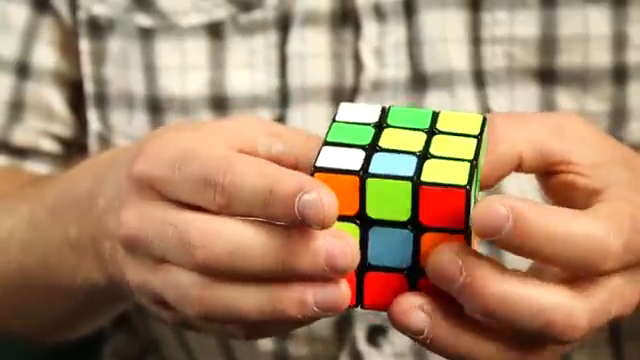
#> input picture frame 45 of Rubick.mp4, 640 x 360 px
$ python shapes.py   (older library calls are emulated)
#> lines starting #> are read from the running program, lines starting #| are printed output that depends on the picture; after the words box and inside, x2 and y2 are one past the last pixel; in counts of white or black regions, pixels touching at a corner belong together
import cv2
import numpy as np
# cam = cv2.VideoCapture('rubick.mp4')
cam = cv2.VideoCapture('Rubick.mp4')
kernel = np.ones((5,5),np.uint8)

def clean(a):
    a = cv2.morphologyEx(a, cv2.MORPH_OPEN, kernel)
    a = cv2.morphologyEx(a, cv2.MORPH_CLOSE, kernel)
    return a

while True:
    tf, img = cam.read()
#> img is the input picture: shape (360, 640, 3); mean B, G, R 102.9, 133.4, 165

    copy_img = img
    hsv = cv2.cvtColor(img, cv2.COLOR_BGR2HSV)
#> hsv: shape (360, 640, 3); mean H, S, V 18.3, 108.6, 167.9

    # Red color
    low_red = np.array([161, 120, 84])
    high_red = np.array([179, 255, 255])
    red = cv2.inRange(hsv, low_red, high_red)
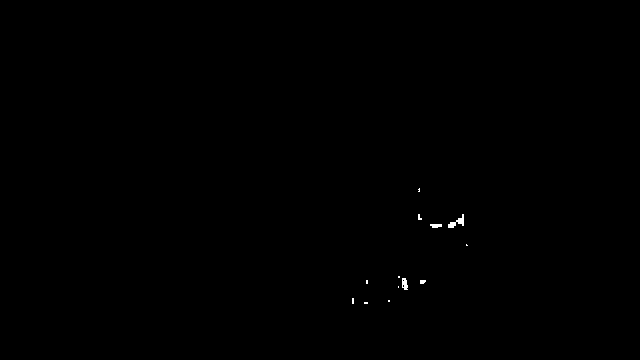
#> red: shape (360, 640); 0.12% white; 13 white regions (9 under 20 px), largest, box (x1, y1, x2, y2) and area: (448, 214, 464, 228) 92, (402, 278, 408, 290) 55, (430, 224, 442, 228) 40, (420, 280, 426, 284) 21
    red = clean(red)
#> in clean, `a = cv2.morphologyEx(a, cv2.MORPH_OPEN, kernel)`: a: shape (360, 640); 0.02% white; 1 white region, box (x1, y1, x2, y2) and area: (458, 218, 464, 224) 36

    # Blue color
    low_blue = np.array([94, 100, 20])
    high_blue = np.array([126, 255, 255])
    blue = cv2.inRange(hsv, low_blue, high_blue)
#> blue: shape (360, 640); 0.77% white; 22 white regions (18 under 20 px), largest, box (x1, y1, x2, y2) and area: (366, 230, 416, 270) 1602, (414, 156, 420, 174) 47, (366, 228, 371, 240) 27, (414, 194, 416, 208) 26
    blue = clean(blue)
#> in clean (call 2), `a = cv2.morphologyEx(a, cv2.MORPH_OPEN, kernel)`: a: shape (360, 640); 0.66% white; 1 white region, box (x1, y1, x2, y2) and area: (370, 230, 414, 268) 1527


    # Green color
    low_green = np.array([40, 152, 72])
    high_green = np.array([78, 255, 255])
    green = cv2.inRange(hsv, low_green, high_green)
#> green: shape (360, 640); 0.94% white; 59 white regions (51 under 20 px), largest, box (x1, y1, x2, y2) and area: (365, 179, 412, 221) 1748, (386, 118, 418, 131) 62, (475, 166, 480, 192) 59
    green = clean(green)
#> in clean (call 3), `a = cv2.morphologyEx(a, cv2.MORPH_OPEN, kernel)`: a: shape (360, 640); 0.75% white; 1 white region, box (x1, y1, x2, y2) and area: (366, 180, 412, 221) 1723
#> in clean (call 3), `a = cv2.morphologyEx(a, cv2.MORPH_CLOSE, kernel)`: a: shape (360, 640); 0.75% white; 1 white region, box (x1, y1, x2, y2) and area: (366, 180, 412, 221) 1725

    # Yellow color
    low = np.array([25, 130, 20])
    high = np.array([35, 255, 255])
    yellow = cv2.inRange(hsv, low, high)
#> yellow: shape (360, 640); 1% white; 46 white regions (38 under 20 px), largest, box (x1, y1, x2, y2) and area: (424, 164, 466, 182) 614, (440, 114, 480, 132) 550, (434, 136, 472, 156) 515
    yellow = clean(yellow)
#> in clean (call 4), `a = cv2.morphologyEx(a, cv2.MORPH_OPEN, kernel)`: a: shape (360, 640); 0.84% white; 5 white regions, box (x1, y1, x2, y2) and area: (425, 164, 466, 182) 582, (440, 114, 480, 132) 542, (434, 137, 472, 156) 505, (384, 132, 408, 148) 252, (336, 222, 344, 230) 56


    # Orange
    low = np.array([10, 200, 20])
    high = np.array([17, 255, 255])
    orange = cv2.inRange(hsv, low, high)
#> orange: shape (360, 640); 1.7% white; 126 white regions (92 under 20 px), largest, box (x1, y1, x2, y2) and area: (310, 166, 359, 218) 1156, (518, 251, 578, 288) 429, (549, 181, 588, 209) 267
    orange = clean(orange)
#> in clean (call 5), `a = cv2.morphologyEx(a, cv2.MORPH_OPEN, kernel)`:
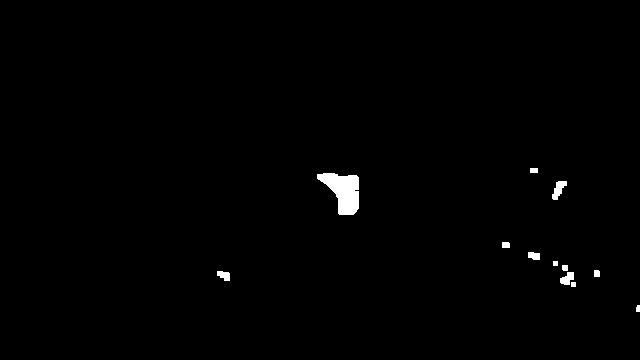
#> a: shape (360, 640); 0.77% white; 12 white regions, largest, box (x1, y1, x2, y2) and area: (317, 173, 359, 215) 1088, (552, 181, 567, 200) 156, (560, 272, 574, 285) 122
#> in clean (call 5), `a = cv2.morphologyEx(a, cv2.MORPH_CLOSE, kernel)`: a: shape (360, 640); 0.78% white; 9 white regions

    # masks = {'red':red,'blue':blue,'green':green,'yellow':yellow,'orange':orange}
    # print(masks['red'])
    _ , red_contours, _ = cv2.findContours(red, cv2.RETR_TREE, cv2.CHAIN_APPROX_SIMPLE)
#> red_contours = [[[458, 218], [458, 223], [463, 223], [463, 218]]]
    _ , blue_contours, _ = cv2.findContours(blue, cv2.RETR_TREE, cv2.CHAIN_APPROX_SIMPLE)
#> blue_contours = 1 contour; box (x1, y1, x2, y2) and area: (370, 230, 414, 268) 1452
    _ , green_contours, _ = cv2.findContours(green, cv2.RETR_TREE, cv2.CHAIN_APPROX_SIMPLE)
#> green_contours = 1 contour; box (x1, y1, x2, y2) and area: (366, 180, 412, 221) 1646
    _ , yellow_contours, _ = cv2.findContours(yellow, cv2.RETR_TREE, cv2.CHAIN_APPROX_SIMPLE)
#> yellow_contours = 5 contours; box (x1, y1, x2, y2) and area: (425, 164, 466, 182) 550, (440, 114, 480, 132) 490, (434, 137, 472, 156) 454, (384, 132, 408, 148) 216, (336, 222, 344, 230) 42
    _ , orange_contours, _ = cv2.findContours(orange, cv2.RETR_TREE, cv2.CHAIN_APPROX_SIMPLE)
#> orange_contours = 9 contours, 1 with area under 20; largest, box (x1, y1, x2, y2) and area: (317, 173, 359, 215) 1023, (553, 261, 576, 287) 174, (552, 181, 567, 200) 127, (217, 271, 230, 281) 75, (528, 252, 540, 260) 64, (502, 242, 510, 248) 34, (594, 270, 600, 277) 30, (530, 168, 538, 173) 28
    for contour in red_contours:
        epsilon = 0.01*cv2.arcLength(contour, True)
        approx = cv2.approxPolyDP(contour, epsilon, True)

        cv2.drawContours(img,[approx], -1, (0,0,255), 1)
        x,y = approx[0][0]
        cv2.putText(img, "Red", (x, y), cv2.FONT_HERSHEY_COMPLEX, 0.5, (0,0,255),1)
#> this loop made 1 pass
#> (epsilon, approx, x, y) on pass 1: (0.2, [[458, 218], [458, 223], [463, 223], [463, 218]], 458, 218)
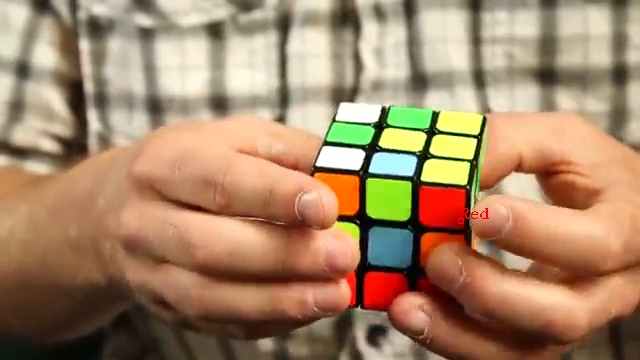
#> img: shape (360, 640, 3); 0.06% of pixels changed, all inside (x1, y1, x2, y2) = (458, 208, 489, 224)
    for contour in blue_contours:
        epsilon = 0.01*cv2.arcLength(contour, True)
        approx = cv2.approxPolyDP(contour, epsilon, True)
        cv2.drawContours(img,[approx], -1, (255,0,0), 1)
        x,y = approx[0][0]
        cv2.putText(img, "Blue", (x, y), cv2.FONT_HERSHEY_COMPLEX, 0.5, (255,0,0),1)
#> this loop made 1 pass
#> (epsilon, x, y) on pass 1: (1.54, 372, 230)
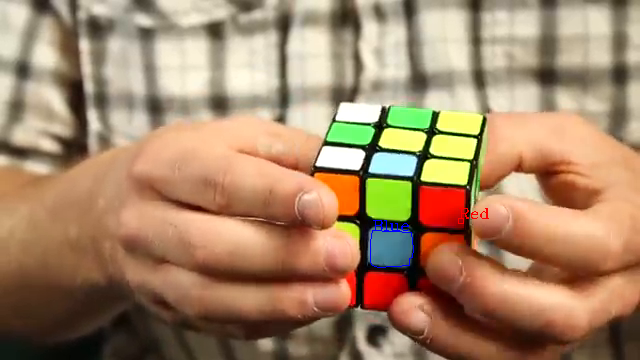
#> img: shape (360, 640, 3); 0.11% of pixels changed, all inside (x1, y1, x2, y2) = (370, 220, 414, 268)
    for contour in green_contours:
        epsilon = 0.01*cv2.arcLength(contour, True)
        approx = cv2.approxPolyDP(contour, epsilon, True)
        cv2.drawContours(img,[approx], -1, (0,255,0), 1)
        x,y = approx[0][0]
        cv2.putText(img, "Green", (x, y), cv2.FONT_HERSHEY_COMPLEX, 0.5, (0,255,0),1)
#> this loop made 1 pass
#> (epsilon, x, y) on pass 1: (1.62, 366, 182)
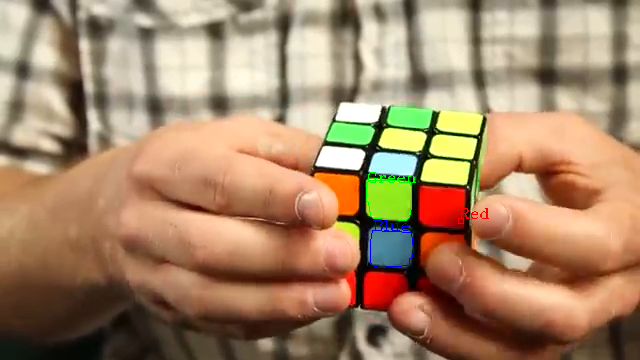
#> img: shape (360, 640, 3); 0.12% of pixels changed, all inside (x1, y1, x2, y2) = (366, 172, 416, 221)
    for contour in yellow_contours:
        epsilon = 0.01*cv2.arcLength(contour, True)
        approx = cv2.approxPolyDP(contour, epsilon, True)
        cv2.drawContours(img,[approx], -1, (6,248,255), 1)
        x,y = approx[0][0]
        cv2.putText(img, "Yellow", (x, y), cv2.FONT_HERSHEY_COMPLEX, 0.5, (6,248,255),1)
#> this loop made 5 passes
#> (epsilon, x, y) on passes 1 to 5: (0.268, 336, 222), (1.12, 425, 170), (1.05, 434, 140), (0.725, 384, 132), (1.06, 440, 118)
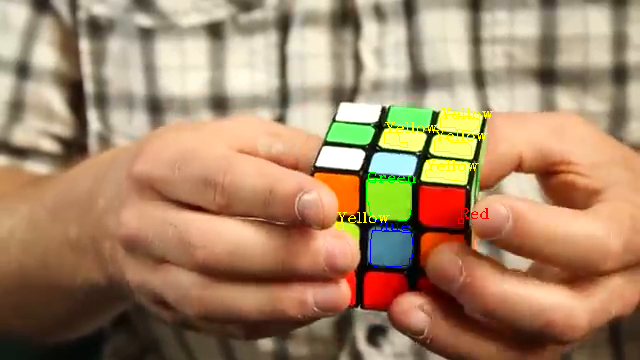
#> img: shape (360, 640, 3); 0.51% of pixels changed, all inside (x1, y1, x2, y2) = (336, 108, 494, 230)
    for contour in orange_contours:
        epsilon = 0.01*cv2.arcLength(contour, True)
        approx = cv2.approxPolyDP(contour, epsilon, True)
        cv2.drawContours(img,[approx], -1, (6,131,255), 1)
        x,y = approx[0][0]
        cv2.putText(img, "Orange", (x, y), cv2.FONT_HERSHEY_COMPLEX, 0.5, (6,131,255),1)
#> this loop made 9 passes
#> (epsilon, x, y) on passes 1 to 8: (0.174, 637, 305), (0.397, 217, 271), (0.214, 594, 270), (1.01, 553, 261), (0.342, 528, 252), (0.234, 502, 242), (0.593, 566, 181), (1.48, 317, 174)
#> (epsilon, approx, x, y) on pass 9: (0.22, [[530, 168], [530, 172], [537, 172], [537, 168]], 530, 168)
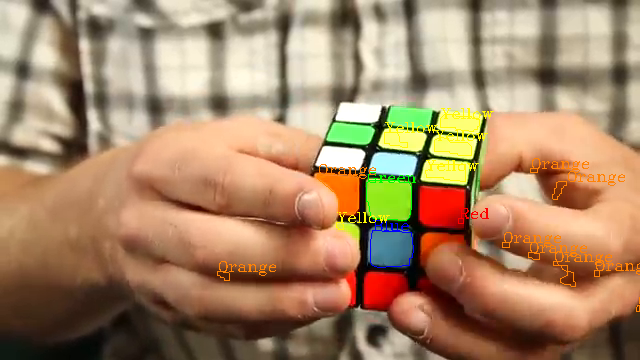
#> img: shape (360, 640, 3); 0.81% of pixels changed, all inside (x1, y1, x2, y2) = (217, 158, 640, 312)


    # [43 lines of commented-out code are left out]
    cv2.imshow('contour',img)
    # [5 lines of commented-out code are left out]
    key = cv2.waitKey(200)
#> (key Esc is pressed here)
    if key == 27:
        break

cam.release()
cv2.destroyAllWindows()
